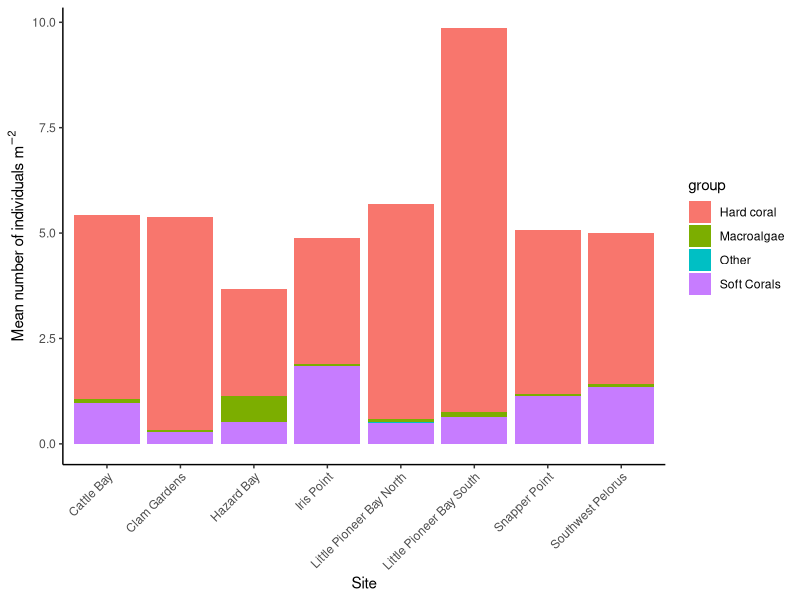
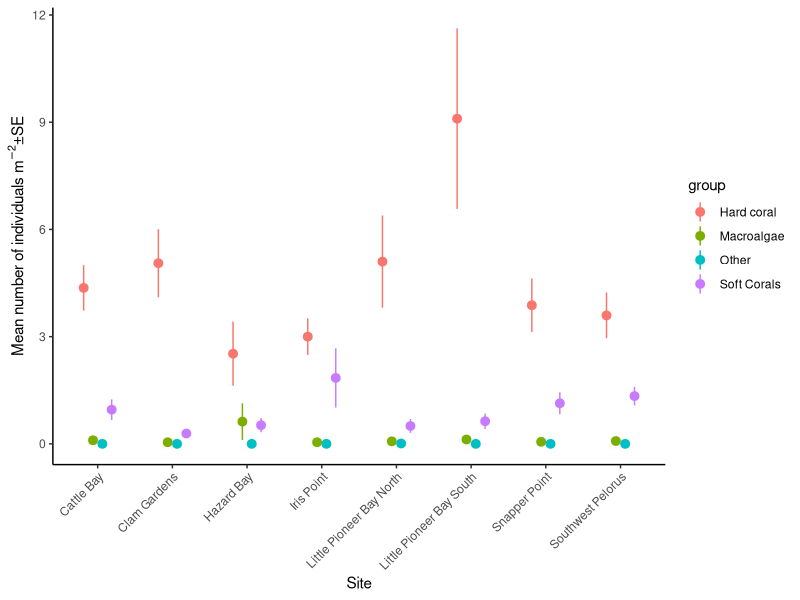
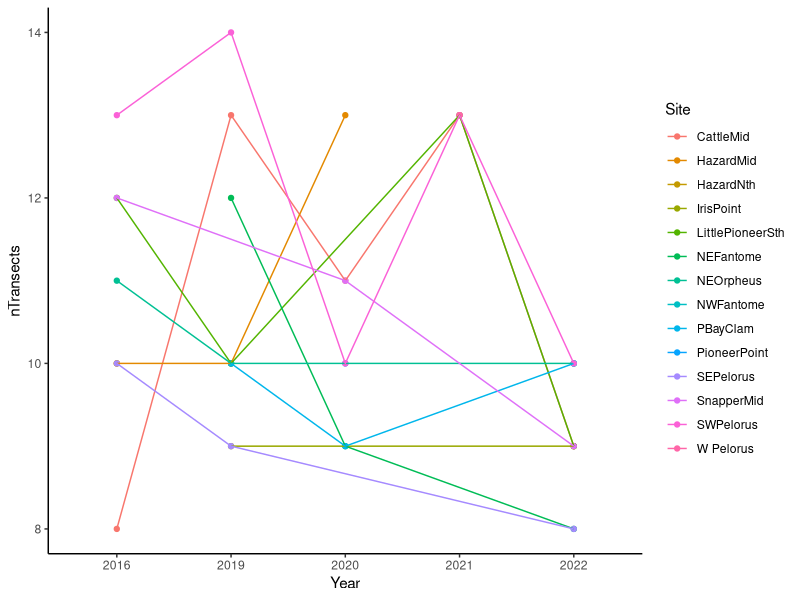
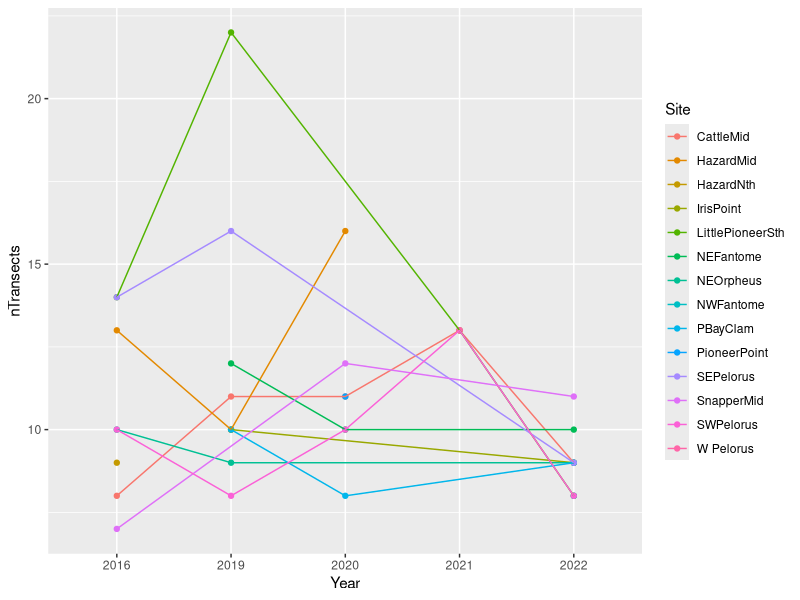
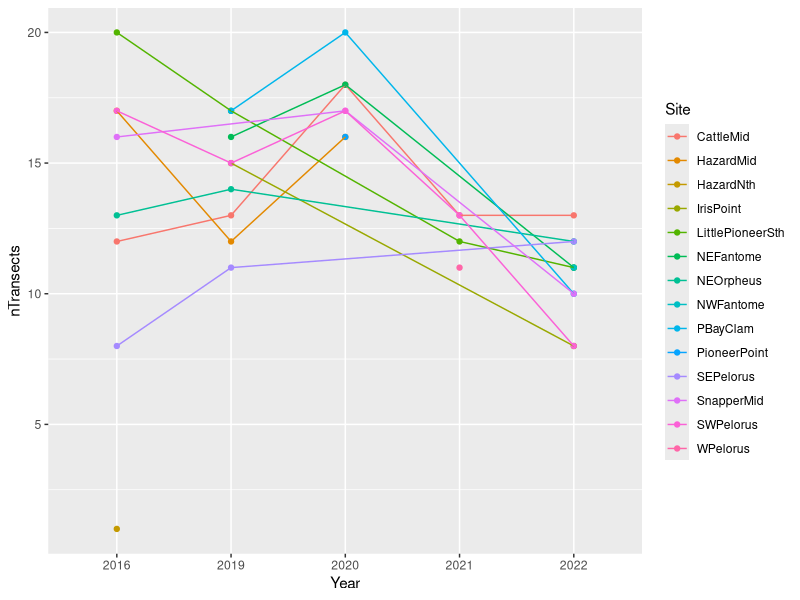

Write R code to recreate these figures, in order.
library(lubridate)
library(tidyverse)
library(ggplot2)


##### coral data - 2019 #####
coral_data = read.csv("data/ClassDataset_2019_coral.csv", strip.white = T,  header = F)
head(coral_data)
coral_data=t(coral_data) # transpose the data
coral_data = coral_data[-1,] # remove row 1
colnames(coral_data) <-coral_data[1,] # assign column names
coral_data=as.data.frame(coral_data[-1:-2,-3:-4]) # remove rows and columns that won't be used
head(coral_data)

coral_data = coral_data %>%
  mutate(Site=factor(Site), # define site as a factor
         Date = dmy(paste0(Date, "-2019")), # define date as a date
         Replicate=factor(Replicate))

levels(coral_data$Site) # there are many errors in site name spelling. These must be fixed
coral_data.1 = coral_data %>%
  mutate(
    Site = fct_collapse(Site, # collapse the levels of Site 
                        "Cattle Bay" = c("Cattle Bay", "Cattle bay"),
                        "Clam Gardens" = c("Clam Gard.", "Clam Garden", "Clam Gardens"),
                        "Hazard Bay" = c("Hazard Bay", "Hazard"),
                        "Iris Point" = c("Ires Point", "Iris", "Iris Point", "Iris Pt", "Iris point"),
                        "Little Pioneer Bay South" = c("Little Pioneer Bay South", "Little Pioneer bay South", "Pioneer Bay"),
                        "Snapper Point" = c("Snapper point", "Snapper point", "Snapper Pont"),
                        "Southwest Pelorus" = c("South West Pelorus", "Southwest Pelorus vist #2", "SW Peloris", "SW Pelorus", "SW Pelorus visit #2")
    ))
levels(coral_data.1$Site) # check for duplicates

# each row is a transect. Get a count of replicate transects per site
reps.per.site.coral = coral_data.1 %>%
  group_by(Site) %>%
  summarise(nTransects = length(Site))
reps.per.site.coral

# make a figure
head(coral_data.1)

# group into benthic categories
colnames(coral_data.1)

taxa_groups <- rep(NA, ncol(coral_data.1))
taxa_groups[4:36] <- "Hard coral" # columns 4-36 are coral
taxa_groups[37:45] <- "Soft Corals"
taxa_groups[46:51] <- "Macroalgae"
taxa_groups[52:54] <- "Hard coral"
taxa_groups[55:56] <- "Soft Corals"
taxa_groups[57] <- "Hard coral"
taxa_groups[58] <- "Other" 
taxa_groups[59:61] <- "Hard coral"
taxa_groups[62:64] <- "Soft Corals"

# Name the vector with the actual column names
names(taxa_groups) <- colnames(coral_data.1)
taxon_cols <- names(taxa_groups)[!is.na(taxa_groups)]

df_long <- coral_data.1 %>%
  pivot_longer(cols = all_of(taxon_cols), names_to = "taxon", values_to = "value") %>%
  mutate(group = taxa_groups[taxon])

df_long = df_long %>%
  mutate(group=factor(group),
         value=as.numeric(value)) %>%
  group_by(Site,group,Replicate) %>%
  summarise(total = sum(value, na.rm = TRUE)) #%>%
  #pivot_wider(names_from = group, values_from = total) # run this line if you want to re-convert to wide format

# take a mean of the replicate transects
# make a function for standard error
std<- function(x) sd(x)/sqrt(length(x))

coral.mean = df_long %>%
  group_by(Site,group) %>%
  summarise(meanAbund= mean(total/10), # divide by 10 to get per m
            SE=std(total/10))
 
ggplot(coral.mean, aes(x = Site, y = meanAbund, fill = group)) + 
  geom_col() +
  theme_classic() +
  theme(axis.text.x = element_text(angle = 45, vjust = 1, hjust = 1)) +
  scale_y_continuous(expression("Mean number of individuals "*m^-2*""))

ggplot(coral.mean, aes(x=Site,y=meanAbund, color=group)) + 
  geom_pointrange(aes(ymin=meanAbund-SE, ymax=meanAbund+SE),position=position_dodge(width=0.5)) +
  theme_classic() +
  theme(axis.text.x = element_text(angle = 45, vjust = 1, hjust = 1))+
  scale_y_continuous(expression("Mean number of individuals "*m^-2*"" * "\u00B1" * "SE"))

##### coral data - 2025 #####
coral_2025 = read.csv("data/ClassData_CoralAbundance.csv", strip.white = T, header = T)
head(coral_2025)

# Replace column names with the first row of data
colnames(coral_2025) <- as.character(coral_2025[1, ])

# Remove that first row (since it’s now the column names)
coral_2025 <- coral_2025[-1, ]

# Reset row names
rownames(coral_2025) <- NULL

coral_2025 = coral_2025 %>%
  mutate(BuddyPair=factor(BuddyPair),
         Year=as.numeric(Year),
         Zone=factor(Zone),
         Site=factor(Site),
         Transect=factor(Transect),
         Type=factor(Type),
         Genus=factor(Genus),
         HealthStatus=factor(HealthStatus),
         Count=as.numeric(Count))

coral_2025 = coral_2025 %>%
  filter(BuddyPair != "Taylor_Gemma") # remove the mock data 

# get the data in the same format and then merge
head(coral_2025)
coral_2019 <- coral_data.1 %>%
  pivot_longer(cols = all_of(taxon_cols), names_to = "taxon", values_to = "value") %>%
  mutate(group = taxa_groups[taxon])
head(coral_2019)

coral_2019 = coral_2019 %>%
  mutate(Year = as.numeric(2019),
         Transect = Replicate,
         Genus = taxon,
         HealthStatus="Healthy",
         Count = as.numeric(value),
         Type = group)

head(coral_2019)
head(coral_2025)
coral_2019_2025 = full_join(coral_2025[,-1], coral_2019)
coral_2019_2025 = coral_2019_2025[,1:8] %>%
  mutate(Site=factor(Site))
head(coral_2019_2025) # you can use this merged dataset for analysis - note you may need to rename sites to match between years

coral_2019_2025 = coral_2019_2025 %>%
  mutate(Count = replace_na(Count, 0)) # remove NA values 

# think i need to change little pioneer in 2019 to pioneer



##### fish data from SPCs #####

fish_data = read.csv("data/ClassDataset_2019_fish.csv", strip.white = T,  header = F)
head(fish_data)
fish_data=t(fish_data)
fish_data = fish_data[-1,]
colnames(fish_data) <-fish_data[1,]
fish_data=as.data.frame(fish_data[-1:-2,-3:-5])
head(fish_data)

# the data frame has duplicate columns called "?" and "??" 
# we have no way of filling in these data, so omit
which(colnames(fish_data) == "?") 
which(colnames(fish_data) == "??")

fish_data = fish_data[, !colnames(fish_data) %in% c("?", "??")]

fish_data = fish_data %>%
  mutate(Site=factor(Site),
         Date = dmy(paste0(Date, "-2019")))

levels(fish_data$Site) # there are many errors in site name spelling. These must be fixed
fish_data.1 = fish_data %>%
  mutate(
    Site = fct_collapse(Site,
                        "Cattle Bay" = c("Cattle Bay"),
                        "Clam Gardens" = c( "Clam Garden", "Clam Gardens"),
                        "Hazard Bay" = c("Hazard Bay", "Harazrd Bay"),
                        "Iris Point" = c( "Iris Point", "Iris Pt"),
                        "Little Pioneer Bay North" = c("Little Pioneer Bay North", "Little Pioneer North", "Little PioneerBay North"),
                        "Little Pioneer Bay South" = c("Little Pioneer Bay S", "Little Pioneer Bay South", "Little Pioneer bay South"),
                        "Snapper Point" = c("Snapper point", "Snapper point"),
                        "Southwest Pelorus" = c("South West Polorus", "Southwest Pelorus #2", "Southwest Pelorus visit #2", "SW Peloris", "SW Pelorus", "SW Pelorous", "SW Pelorus 2nd visit")
    ))
levels(fish_data.1$Site)

# each row is a transect. Get a count of replicate transects per site
reps.per.site.fish = fish_data.1 %>%
  group_by(Site) %>%
  summarise(nTransects = length(Site))
reps.per.site.fish



##### coral cover data from PITs - 2016-2022 ##### 
# we don't have the raw data, just means of all transects per student group

coral.cover = read.csv("data/ClassDataset_2016-2022_coralcover.csv", strip.white = T, header = T)
head(coral.cover)

coral.cover = coral.cover %>%
  mutate(Year=factor(Year),
         Zone=factor(Zone),
         Site=factor(Site))

reps.per.site.cover = coral.cover %>%
  group_by(Site,Year) %>%
  summarise(nTransects = length(Site))
reps.per.site.cover

ggplot(reps.per.site.cover, aes(x=Year, y=nTransects, color=Site)) +
  geom_point() +
  geom_line( aes(group=Site)) +
  theme_classic()

reps.per.site.cover <- reps.per.site.cover %>%
  pivot_wider(
    names_from = Year,
    values_from = nTransects
  )

reps.per.site.cover


##### merge coral cover with 2025 data #####

coral.cover.2025 = read.csv("data/ClassData_PIT.csv", strip.white = T, header = T)
head(coral.cover.2025)

colnames(coral.cover.2025) <- as.character(coral.cover.2025[1, ])

coral.cover.2025 <- coral.cover.2025[-1, ]

rownames(coral.cover.2025) <- NULL

# merge with long-term data
head(coral.cover) # long-term data
# need to calculate percent cover
# then take a mean of the three transects per buddy pair to match the format of long-term data
# note the limitations of doing such a step

# Convert necessary columns to numeric
coral.cover.2025 <- coral.cover.2025 %>%
  mutate(across(c(Acropora, Massive, OtherHard, AllAlgae, SoftCoral, Other, Total), as.numeric))

coral.cover.2025.calc = coral.cover.2025 %>%
  mutate(Acropora=Acropora/Total,
         Massive=Massive/Total,
         AllHard=OtherHard/Total, # rename the column to AllHard to match the long-term data
         AllAlgae =AllAlgae/Total,
         SoftCoral = SoftCoral/Total,
         Other=Other/Total)
head(coral.cover.2025.calc)
  
coral.cover.2025.summary = coral.cover.2025.calc %>%
  group_by(BuddyPair, Year, Site) %>%
  mutate(Year = factor(Year)) %>%
  summarise(across(
    c(Acropora, Massive, AllHard, SoftCoral, AllAlgae, Other), mean, .names = "{.col}"))

head(coral.cover.2025.summary)
head(coral.cover)
# formats match, now merge
coral.cover.longterm = full_join(coral.cover.2025.summary[,-1], coral.cover)
head(coral.cover.longterm) # use this for your analysis, though NOTE you will need to rename sites to match. Relevant code for re-naming sites is included in this script

##### herbivore and planktivores, on PITs - 2016-2022 #####
herbs.planks = read.csv("data/ClassDataset_herbsPlanks_2016-2022.csv", strip.white = T, header = T)
head(herbs.planks)

herbs.planks = herbs.planks %>%
  mutate(Year=factor(Year),
         Zone=factor(Zone),
         Site=factor(Site))

reps.per.site.herbs = herbs.planks %>%
  group_by(Site,Year) %>%
  summarise(nTransects = length(Site))
reps.per.site.herbs

ggplot(reps.per.site.herbs, aes(x=Year, y=nTransects, color=Site)) +
  geom_point() +
  geom_line( aes(group=Site))

reps.per.site.herbs <- reps.per.site.herbs %>%
  pivot_wider(
    names_from = Year,
    values_from = nTransects
  )
reps.per.site.herbs


##### merge herbivore and planktivores with 2025 data #####
head(herbs.planks) # look at the old data

herbs.planks.2025 = read.csv("data/ClassData_Herbivores.csv", strip.white = T, header = F)
head(herbs.planks.2025)
# we need to get a total sum of all Herbivores and all Planktivores per transect
# and save the sums as "AllHerb" and "Planktiv"
# we need to tell R which ones are Herbivores and which are Planktivores, then sum. 

colnames(herbs.planks.2025) <- as.character(herbs.planks.2025[2, ])

herbs.planks.2025 <- herbs.planks.2025[-c(1, 2), ]
rownames(herbs.planks.2025) <- NULL

taxa_groups <- rep(NA, ncol(herbs.planks.2025))

# Only assign where columns exist
taxa_groups[6:19] <- "Planktivores"
taxa_groups[20:26] <- "Herbivores"
if (ncol(herbs.planks.2025) >= 27) {
  taxa_groups[27:ncol(herbs.planks.2025)] <- "Herbivores" # note, these are benthic feeders, but our inherited long term data do not 
  # distinguish. Consider how the assumption of grouping benthic feeders with herbivores affects your analysis
  
}


names(taxa_groups) <- colnames(herbs.planks.2025)

taxon_cols <- names(taxa_groups)[!is.na(taxa_groups)]

df_long <- herbs.planks.2025 %>%
  pivot_longer(cols = all_of(taxon_cols), names_to = "taxon", values_to = "value") %>%
  mutate(group = taxa_groups[taxon])

df_long <- df_long %>%
  mutate(group = factor(group),
         value = as.numeric(value)) %>%
  group_by(Site, group, Year, Transect, BuddyPair) %>%
  summarise(total = sum(value, na.rm = TRUE), .groups = "drop") %>%
  pivot_wider(names_from = group, values_from = total)

herbs.planks.2025.summary = df_long %>%
  mutate(AllHerb=Herbivores,
         Planktiv=Planktivores) %>% # rename the sum columnss as "AllHerb" and "Planktiv"
  mutate(Year=factor(Year))

# merge the two datasets
head(herbs.planks)
head(herbs.planks.2025.summary)

herbs.planks.longterm = full_join(herbs.planks,herbs.planks.2025.summary)
herbs.planks.longterm = herbs.planks.longterm[,1:5]

# this is your dataset for analysis, noting you might need to change Site names to match between years


##### piscivores, timed swim, long-term dataset #####
piscs = read.csv("data/ClassDataset_piscs_2016-2022.csv", strip.white = T, header = T)
head(piscs)

piscs = piscs %>%
  mutate(Year=factor(Year),
         Zone=factor(Zone),
         Site=factor(Site))

reps.per.site.piscs = piscs %>%
  group_by(Site,Year) %>%
  summarise(nTransects = length(Site))
reps.per.site.piscs

ggplot(reps.per.site.piscs, aes(x=Year, y=nTransects, color=Site)) +
  geom_point() +
  geom_line( aes(group=Site))

reps.per.site.piscs <- reps.per.site.piscs %>%
  pivot_wider(
    names_from = Year,
    values_from = nTransects
  )

reps.per.site.piscs

##### piscivores 2025 #####
piscs.2025 = read.csv("data/ClassData_piscivores.csv", strip.white = T, header = T)
head(piscs.2025)

colnames(piscs.2025) <- as.character(piscs.2025[1, ])

piscs.2025 <- piscs.2025[-c(1, 2), ]
rownames(piscs.2025) <- NULL

piscs.2025 = piscs.2025[-1:-3,1:20] %>% # remove mock data, remove empty columns at end of data frame
  mutate(Year=factor(Year),
         Site=factor(Site),
         Transect=factor(Transect))
# sum all piscivores per transect
piscs.2025.sum <- piscs.2025 %>%
  mutate(across(Apogon:Synodus, as.numeric)) %>%  # Ensure numeric
  group_by(BuddyPair, Year, Site) %>%
  mutate(Piscivores = rowSums(across(Apogon:Synodus), na.rm = TRUE)) %>%
  select(Year, Site, Piscivores)

head(piscs)

piscs.longterm = full_join(piscs, piscs.2025.sum)
# use this for your analysis, noting that you may need to adjust site names to match between old and new datasets



##### coral juveniles 2019-2021 #####
juveniles = read.csv("data/ClassDataset-coraljuveniles_2019-2021.csv")
head(juveniles)
juveniles=juveniles %>% mutate(Year=Time, Quadrat=factor(Quadrat))
sample.size = juveniles %>%
  group_by(Year, Site) %>%
  summarise(nQuads = length(Quadrat)/8) # divide by 8 since there are size categories and morphologies (8 observation categories per quadrat)

reps.per.site.juves <- sample.size %>%
  pivot_wider(
    names_from = Year,
    values_from = nQuads
  )


##### coral juveniles 2025 and merging #####
juveniles.2025 = read.csv("data/ClassData_CoralJuveniles.csv", strip.white = T, header = T)
head(juveniles.2025)

colnames(juveniles.2025) <- as.character(juveniles.2025[1, ])

juveniles.2025 <- juveniles.2025[-c(1, 2), ]

rownames(juveniles.2025) <- NULL

juveniles.2025 <- juveniles.2025 %>%
  mutate(
    Year = factor(Year),
    Site = factor(Site),
    Quadrat = factor(Quadrat),
    Size = as.numeric(Size),
    Count = as.numeric(Count),
    Morphology = factor(Morphology)
  )

juveniles.2025 = juveniles.2025 %>%
  mutate(Quadrat=factor(Quadrat))

juveniles$Year <- as.factor(juveniles$Year)
juveniles.2025$Year <- as.factor(juveniles.2025$Year)

juveniles.longterm <- full_join(juveniles[,-1], juveniles.2025[,-1])

juveniles.longterm = full_join(juveniles[,-1], juveniles.2025[,-1])
# use this for analysis, noting that you may need to rename sites to match between datasets 


